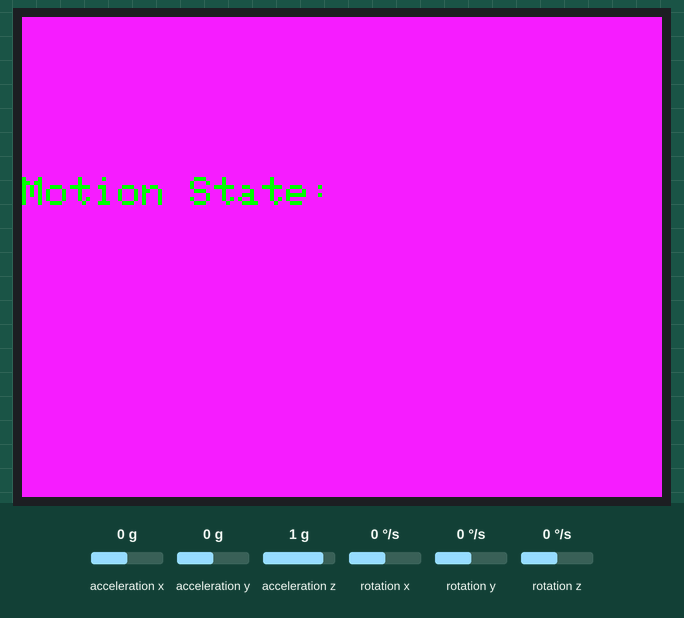
A sketch run on a simulated ESP32. On the bench: 320×240 colour display. The test bench sets the inputs (shaded band); at power-on: acceleration x 0 g, acceleration y 0 g, acceleration z 1 g, rotation x 0 °/s, rotation y 0 °/s, rotation z 0 °/s. What the sketch prints to the serial monitor is not drawn.

Above: at 3.3 s.
3.4 s: acceleration x set to -1.4 g
At 4.3 s:
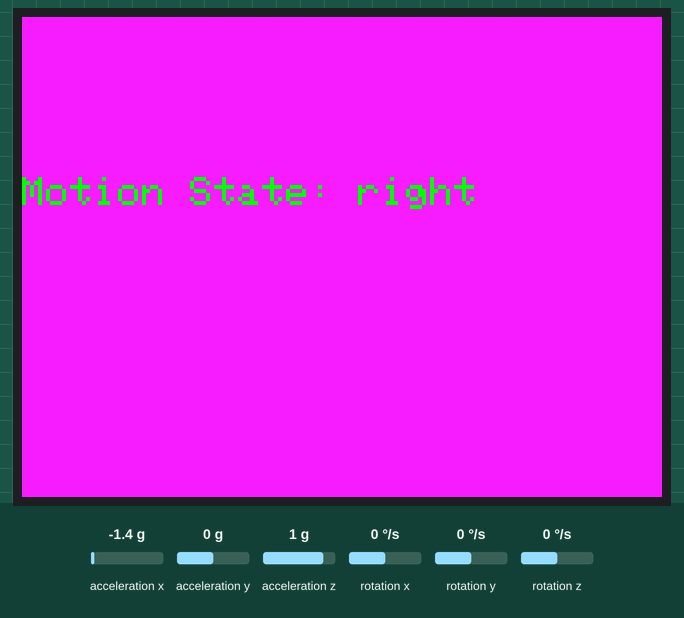
4.9 s: acceleration x set to 0 g
6.4 s: acceleration x set to 0.3 g
At 7.6 s:
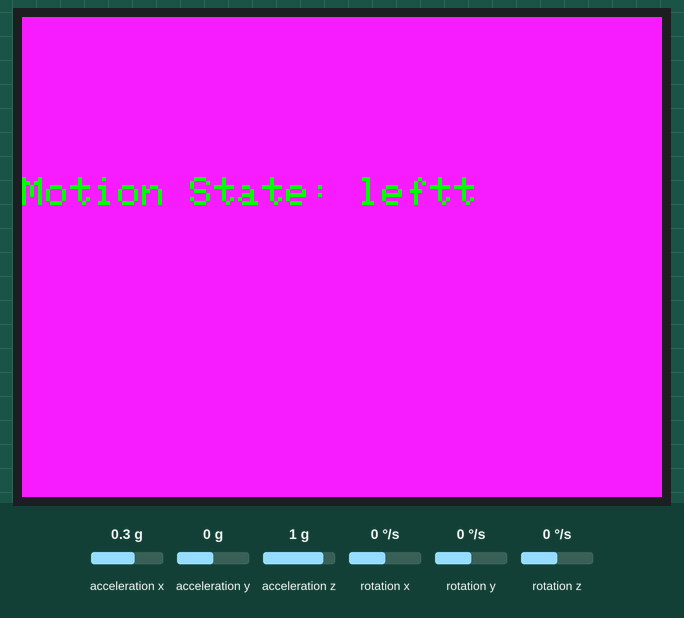
8.0 s: acceleration y set to -1.4 g
At 9.6 s:
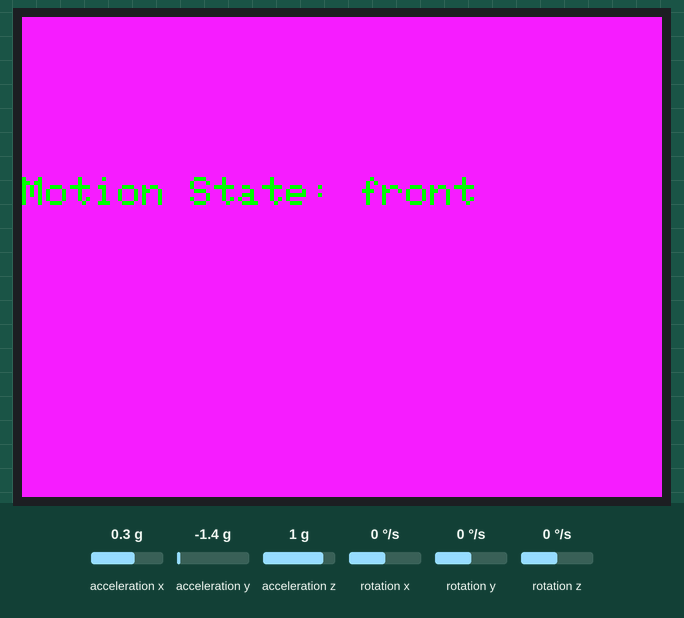
10.1 s: acceleration y set to 1.4 g
At 11.0 s:
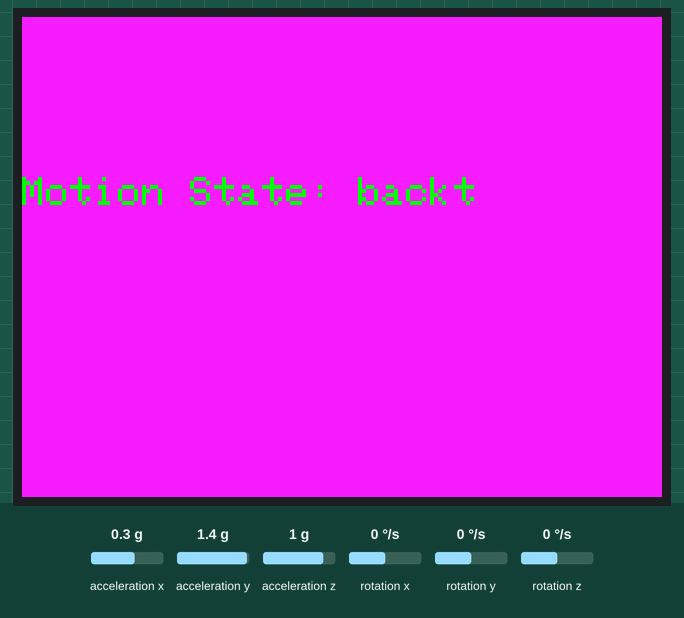
11.6 s: acceleration z set to -0.8 g
At 13.1 s:
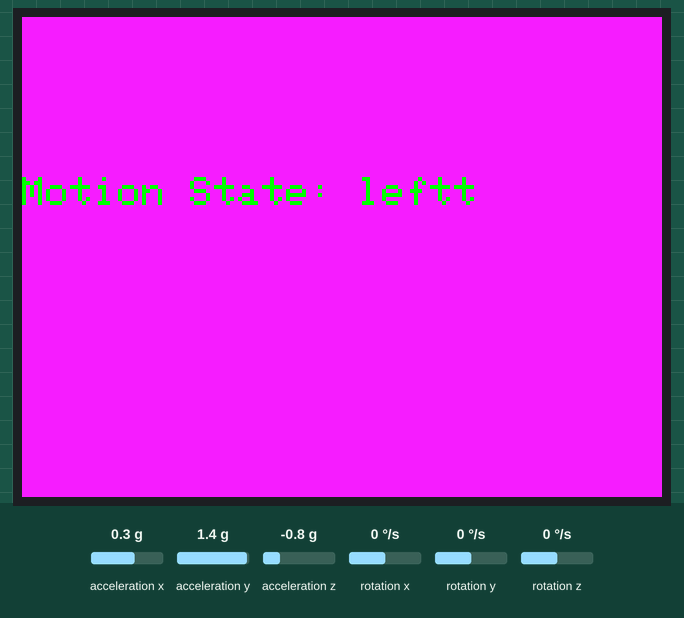
Timing chart, 0 to 14.4 s (numbered marks = the images above; inputs shaded):
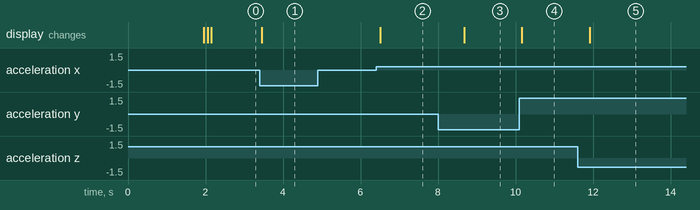

Measured:
- the behaviour switches between 0.1 and 0.2 g on acceleration x (found by bisection; images 1 and 2)
- after the input at 3.4 s, the display: changes after 0.05 s (image 1)
- after the input at 4.9 s, every drawn part: stays the same
- after the input at 6.4 s, the display: changes after 0.11 s (image 2)
- after the input at 8.0 s, the display: changes after 0.68 s (image 3)
- after the input at 10.1 s, the display: changes after 0.06 s (image 4)
- after the input at 11.6 s, the display: changes after 0.31 s (image 5)

The sketch:

M5.ino
```cpp
#include <M5Core2.h>
#include <SimpleKalmanFilter.h>

float e_mea = 0.1; // 测量噪声
float e_est = 0.1; // 估计误差
float q = 0.01;     // 过程噪声

// Create a Kalman filter object for each axis
SimpleKalmanFilter kalmanX(e_mea, e_est, q);
SimpleKalmanFilter kalmanY(e_mea, e_est, q);
SimpleKalmanFilter kalmanZ(e_mea, e_est, q);
// 实例化Kalman滤波器，用于Pitch和Roll角度
SimpleKalmanFilter kalmanPitch(e_mea, e_est, q);
SimpleKalmanFilter kalmanRoll(e_mea, e_est, q);
SimpleKalmanFilter kalmanGx(e_mea, e_est, q);
SimpleKalmanFilter kalmanGy(e_mea, e_est, q);
SimpleKalmanFilter kalmanGz(e_mea, e_est, q);

float axSum = 0, aySum = 0, azSum = 0;  // 加速度计校准和
float gxSum = 0, gySum = 0, gzSum = 0;  // 陀螺仪校准和

const float ACC_THRESHOLD = 0.2;  // 加速度阈值，用于判断运动状态
const float GYRO_THRESHOLD = 60.0;  // 角速度阈值，用于判断旋转状态

float axOffset = 0, ayOffset = 0, azOffset = 0;  // 加速度计偏移量
float gxOffset = 0, gyOffset = 0, gzOffset = 0;  // 陀螺仪偏移量

const int CALIBRATION_SAMPLES = 1000;  // 校准样本数
const int CALIBRATION_DELAY = 1;      // 校准间隔时间(ms)

float ax, ay, az, gx, gy, gz;
// Kalman filter variables for X, Y, Z axes
float alpha = 0.1; // 平滑因子，介于0和1之间
float smoothedValue = 0;

float prev_vx = 0, prev_vy = 0, prev_vz = 0;
float prev_ax = 0, prev_ay = 0, prev_az = 0;
float temp = 0.0F;
float x = 0, y = 0, z = 0;
float yaw = 0, pitch = 0, roll = 0;
unsigned long prevTime = 0;
float deltaTime = 0.0;
char motionState[10];


void setup()
{
    M5.begin();
    Serial.begin(115200); // 启动串口通信，波特率设置为115200
    M5.IMU.Init();
    calibrateIMU();
    prevTime = millis();
    M5.Lcd.setTextSize(2);
    M5.Lcd.fillScreen(0x00f0ff);
    M5.Lcd.setTextColor(
        GREEN,
        0x00f0ff);
}

void calibrateIMU() {
  M5.Lcd.fillScreen(BLACK);
  M5.Lcd.setCursor(0, 40);
  M5.Lcd.println("Calibrating IMU...");
  M5.Lcd.println("Keep the device still.");

  // 重置校准和
  delay(50);
  axSum = 0; aySum = 0; azSum = 0;
  gxSum = 0; gySum = 0; gzSum = 0;

  float accx = 0.0, accy = 0.0, accz = 0.0, gyx = 0.0, gyy = 0.0, gyz = 0.0;
  // 收集校准样本
  for (int i = 0; i < CALIBRATION_SAMPLES; i++) {
    M5.IMU.getAccelData(&accx, &accy, &accz);
    M5.IMU.getGyroData(&gx, &gy, &gz);


    float calibrateax = kalmanGx.updateEstimate(accx * 9.8);
    float calibrateay = kalmanGy.updateEstimate(accy * 9.8);
    float calibrateaz = kalmanGz.updateEstimate(accz * 9.8);

    calibrateax = round(calibrateax * 100) / 100.0;
    calibrateay = round(calibrateay * 100) / 100.0;
    calibrateaz = round(calibrateaz * 100) / 100.0;

    axSum += calibrateax; aySum += calibrateay; azSum += calibrateaz;
    gxSum += gx; gySum += gy; gzSum += gz;

    delay(CALIBRATION_DELAY);
  }

  // 计算偏移量
  axOffset = (axSum / CALIBRATION_SAMPLES) - 0;
  ayOffset = (aySum / CALIBRATION_SAMPLES) - 0;
  azOffset = (azSum / CALIBRATION_SAMPLES) - 9.8;  // 假设设备静止时 z 轴加速度为 1g
  gxOffset = (gxSum / CALIBRATION_SAMPLES) - 0;
  gyOffset = (gySum / CALIBRATION_SAMPLES) - 0;
  gzOffset = (gzSum / CALIBRATION_SAMPLES) - 0;

  M5.Lcd.fillScreen(BLACK);
  M5.Lcd.setCursor(0, 40);
  M5.Lcd.println("Calibration done!");
  delay(100);
}


void loop() {

    M5.update();
    // M5.Touch.update();

    // float ax, ay, az, gx, gy, gz;
    M5.IMU.getAccelData(&ax, &ay, &az); //单位为g
    M5.IMU.getGyroData(&gx, &gy, &gz);
    M5.IMU.getAhrsData(&pitch, &roll, &yaw);

    unsigned long currentTime = micros();
    deltaTime = (currentTime - prevTime) / 1000000.0;
    prevTime = currentTime;
    ax = ax * 9.8;
    ay = ay * 9.8;
    az = az * 9.8;

    float filteredX = kalmanX.updateEstimate(ax);
    float filteredY = kalmanY.updateEstimate(ay);
    float filteredZ = kalmanZ.updateEstimate(az);


    filteredX = round(filteredX * 100) / 100.0;
    filteredY = round(filteredY * 100) / 100.0;
    filteredZ = round(filteredZ * 100) / 100.0;

    filteredX = filteredX - axOffset;
    filteredY = filteredY - ayOffset;
    filteredZ = filteredZ - azOffset;

    float pitchAcc = atan2(ax, sqrt(ay * ay + az * az)) * 180 / PI;
    float rollAcc = atan2(ay, sqrt(ax * ax + az * az)) * 180 / PI;

    float pitch = kalmanPitch.updateEstimate(pitchAcc);
    float roll = kalmanRoll.updateEstimate(rollAcc);

    float gxf = kalmanGx.updateEstimate(gx);
    float gyf = kalmanGy.updateEstimate(gy);
    float gzf = kalmanGz.updateEstimate(gz);
    M5.Lcd.setCursor(
        0, 80);  // Move the cursor position to (x,y).  移动光标位置到(x,y)处
    if (abs(pitch) > 3 || abs(roll) > 3 || abs(filteredZ) > 10 || abs(gxf) > GYRO_THRESHOLD) {
        if (abs(pitch) > 10) {
            sprintf(motionState, "%s", (pitch > 0) ? "left" : "right");
        } else if (abs(roll) > 10) {
            sprintf(motionState, "%s", (roll > 0) ? "back" : "front");
        } else if (abs(filteredZ) > 10) {
            if (filteredZ > 11)
            {
                sprintf(motionState, "%s", "uper");
            } else if (filteredZ < 5) {
                 sprintf(motionState, "%s", "Down");
            }
        } else if (abs(gzf) > GYRO_THRESHOLD) {
            sprintf(motionState, "%s", (gzf > 0) ? "anti" : "count");
        }
    }
    M5.Lcd.printf("Motion State: %s", motionState);
    Serial.printf("Motion State: %s\n", motionState);

    delay(10);
}
```
